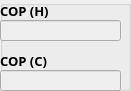
    <widget class="QGroupBox" name="COP_group">
     <property name="geometry">
      <rect>
       <x>10</x>
       <y>10</y>
       <width>131</width>
       <height>91</height>
      </rect>
     </property>
     <property name="title">
      <string/>
     </property>
     <widget class="QLineEdit" name="COP_h_edit">
      <property name="enabled">
       <bool>false</bool>
      </property>
      <property name="geometry">
       <rect>
        <x>0</x>
        <y>20</y>
        <width>121</width>
        <height>21</height>
       </rect>
      </property>
      <property name="font">
       <font>
        <family>HY견고딕</family>
        <pointsize>10</pointsize>
        <weight>50</weight>
        <bold>false</bold>
       </font>
      </property>
      <property name="focusPolicy">
       <enum>Qt::StrongFocus</enum>
      </property>
      <property name="styleSheet">
       <string notr="true">border-color: rgb(255, 255, 255);</string>
      </property>
      <property name="text">
       <string/>
      </property>
     </widget>
     <widget class="QLabel" name="COP_h_label">
      <property name="geometry">
       <rect>
        <x>0</x>
        <y>0</y>
        <width>131</width>
        <height>21</height>
       </rect>
      </property>
      <property name="font">
       <font>
        <family>HY견고딕</family>
        <pointsize>10</pointsize>
        <weight>75</weight>
        <bold>true</bold>
       </font>
      </property>
      <property name="text">
       <string>COP (H)</string>
      </property>
     </widget>
     <widget class="QLabel" name="COP_c_label">
      <property name="geometry">
       <rect>
        <x>0</x>
        <y>50</y>
        <width>131</width>
        <height>21</height>
       </rect>
      </property>
      <property name="font">
       <font>
        <family>HY견고딕</family>
        <pointsize>10</pointsize>
        <weight>75</weight>
        <bold>true</bold>
       </font>
      </property>
      <property name="text">
       <string>COP (C)</string>
      </property>
     </widget>
     <widget class="QLineEdit" name="COP_c_edit">
      <property name="enabled">
       <bool>false</bool>
      </property>
      <property name="geometry">
       <rect>
        <x>0</x>
        <y>70</y>
        <width>121</width>
        <height>21</height>
       </rect>
      </property>
      <property name="font">
       <font>
        <family>HY견고딕</family>
        <pointsize>10</pointsize>
        <weight>50</weight>
        <bold>false</bold>
       </font>
      </property>
      <property name="focusPolicy">
       <enum>Qt::StrongFocus</enum>
      </property>
      <property name="styleSheet">
       <string notr="true">border-color: rgb(255, 255, 255);</string>
      </property>
      <property name="text">
       <string/>
      </property>
     </widget>
    </widget>
